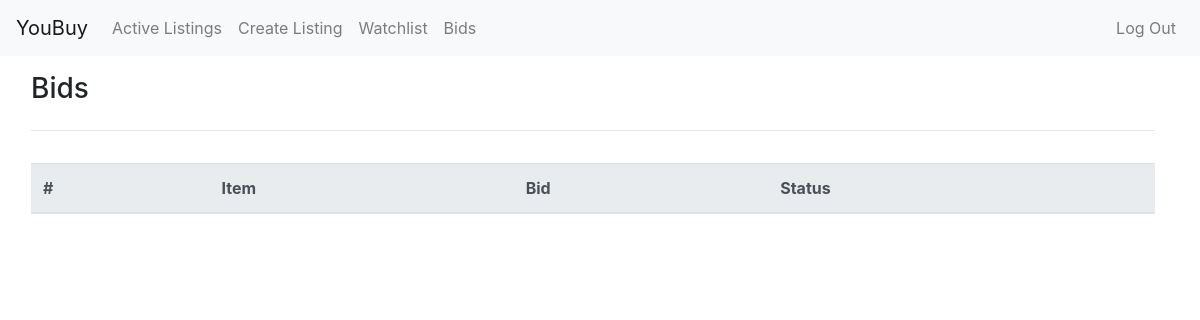
Page /bids (signed in) on the earlier database version.
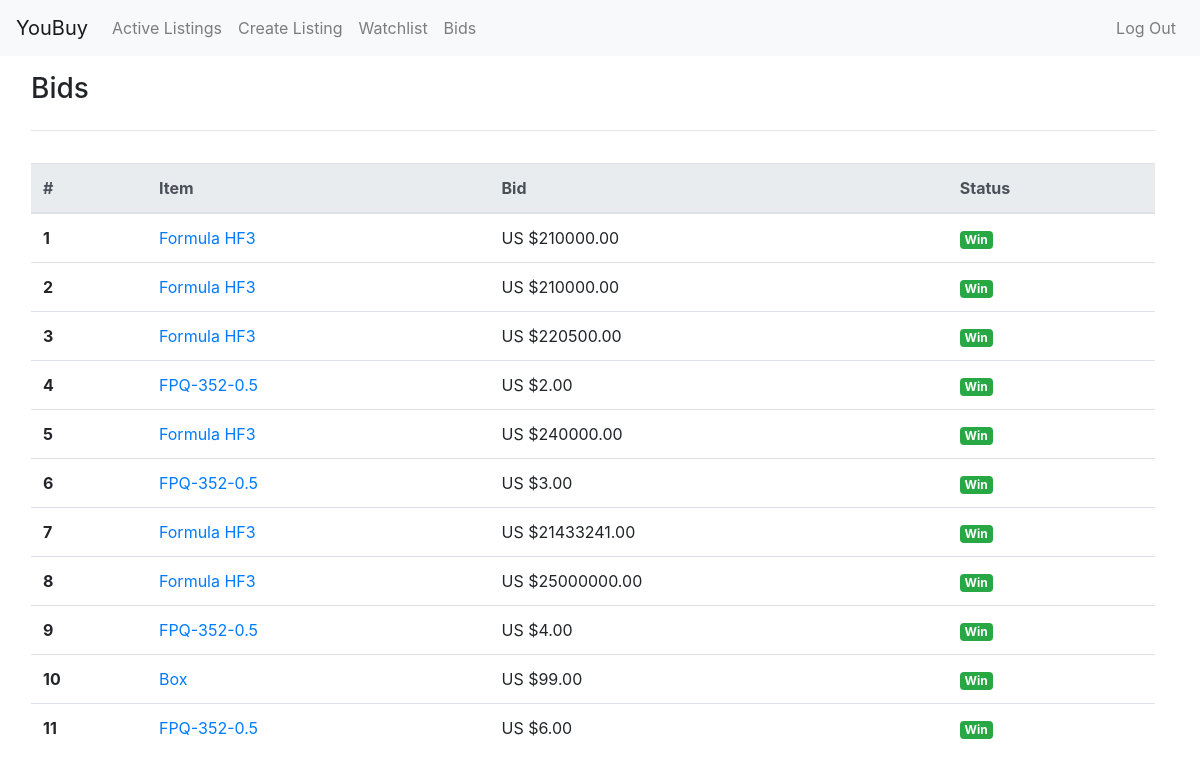
Same page on the later database version.
### auctions/models.py (models this page shows, shortened)
class Bid(models.Model):
    value = models.DecimalField(max_digits=13, decimal_places=2)
    bidder = models.ForeignKey("User", on_delete=models.CASCADE, related_name="bids")
    listing = models.ForeignKey("Listing", on_delete=models.CASCADE, related_name="bids")

class Listing(models.Model):
    CATEGORIES_CHOICES = [
        ("fashion", "Fashion"),
        ("electronics", "Electronics"),
        ("home", "Home"),
        ("hobby", "Hobby"),
        ("toys", "Toys"),
        ("other", "Other")
    ]
    title = models.CharField(max_length=64)
    description = models.TextField(blank=False)
    category = models.CharField(max_length=64, choices=CATEGORIES_CHOICES)
    start_price = models.DecimalField(max_digits=13, decimal_places=2)
    price = models.DecimalField(max_digits=13, decimal_places=2)
    image = models.ImageField(upload_to=util.user_directory_path, blank=True)
    start_date = models.DateTimeField()
    end_date = models.DateTimeField()
    owner = models.ForeignKey("User", on_delete=models.CASCADE, related_name="listings")

### auctions/views.py (the view)
# urls.py: path("bids", views.bids, name="bids"),
def bids(request):
    if request.user.is_authenticated:
        user = User.objects.get(id=request.user.id)
        bids = user.bids.all()
        for bid in bids:
            bid.is_highest = bid.listing.bids.order_by("value").last().bidder == user
            bid.listing.is_ended = bid.listing.end_date < datetime.today()
        return render(request, "auctions/bids.html", {
            "bids" : bids
        })

### auctions/templates/auctions/bids.html (shortened to what this page needs)
{% extends "auctions/layout.html" %}
{% block body %}
<div class="container-fluid">
    <div class="row pl-3 pt-3">
        <div class="col">
            <ul class="nav">
                <li class="nav-text">
                    <h3>Bids</h3>
            </ul>
            <hr>
        </div>
    </div>
    <div class="row pl-3 pt-3">
        <div class="col">
            <table class="table">
                <thead class="thead-light">
                    <tr>
                        <th scope="col">#</th>
                        <th scope="col">Item</th>
                        <th scope="col">Bid</th>
                        <th scope="col">Status</th>
                    </tr>
                </thead>
                <tbody>
                    {% for bid in bids %}
                        <tr>
                            <th scope="row">{{ forloop.counter }}</th>
                            <td>
                                <a href="{% url 'listing' bid.listing.id %}">
                                    {{ bid.listing.title }}
                                </a>
                            </td>
                            <td>US ${{ bid.value }}</td>
                            {% if bid.listing.is_ended %}
                                {% if bid.is_highest %}
                                <td>
                                    <span class="badge badge-success">Win</span>
                                </td>
                                {% else %}
                                <td>
                                    <span class="badge badge-danger">Loss</span>
                                </td>
                                {% endif %}
                            {%endif %}
                        </tr>
                    {% endfor %}
                </tbody>
            </table>
        </div>
    </div>
</div>
{% endblock %}

Differences in the rows shown:
added Bid: listing "Formula HF3", value "210000.00", shows "Win"
added Bid: listing "Formula HF3", value "210000.00", shows "Win"
added Bid: listing "Formula HF3", value "220500.00", shows "Win"
added Bid: listing "FPQ-352-0.5", value "2.00", shows "Win"
added Bid: listing "Formula HF3", value "240000.00", shows "Win"
added Bid: listing "FPQ-352-0.5", value "3.00", shows "Win"
added Bid: listing "Formula HF3", value "21433241.00", shows "Win"
added Bid: listing "Formula HF3", value "25000000.00", shows "Win"
added Bid: listing "FPQ-352-0.5", value "4.00", shows "Win"
added Bid: listing "Box", value "99.00", shows "Win"
added Bid: listing "FPQ-352-0.5", value "6.00", shows "Win"
